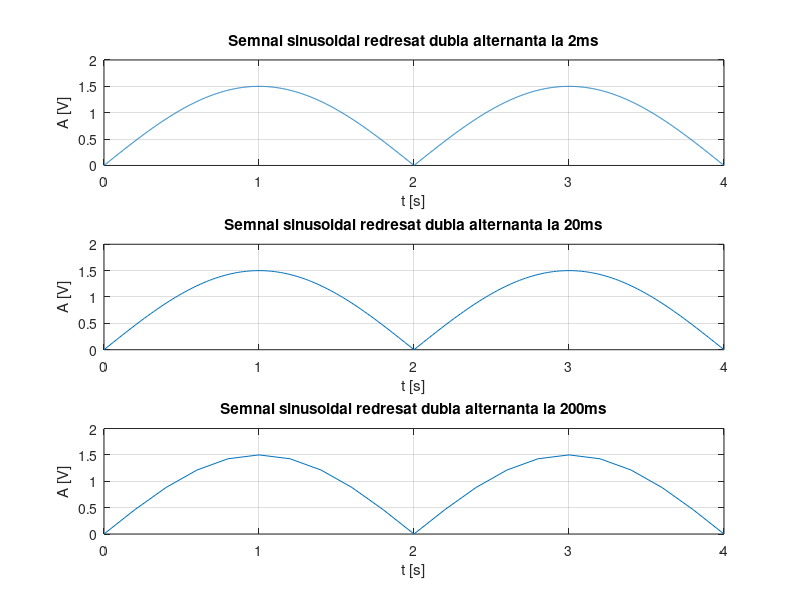

Write the MATLAB code that produced this figure.
t=0:0.002:4;%rezolutia temporara
f=0.25;%frecventa
w=2*pi*f;
s=1.5*abs(sin(w*t));%Intrucat sin(t) are implicit perioada 1 si A=1, argumentul trebuie inmultit cu 1/4 pentru a corespunde T=4s, iar functia insasi cu 1.5 pentru a satisface A=1.5
subplot(3,1,1)%imparte figura in mai multe grafice
plot(t,s)%reprezinta grafic elementele
grid on;
xlabel('t [s]')
ylabel('A [V]')
title('Semnal sinusoidal redresat dubla alternanta la 2ms');

t=0:0.02:4;%rezolutia temporara
s=1.5*abs(sin(w*t));%Intrucat sin(t) are implicit perioada 1 si A=1, argumentul trebuie inmultit cu 1/4 pentru a corespunde T=4s, iar functia insasi cu 1.5 pentru a satisface A=1.5
subplot(3,1,2)%imparte figura in mai multe grafice
plot(t,s)%reprezinta grafic elementele
grid on;
xlabel('t [s]')
ylabel('A [V]')
title('Semnal sinusoidal redresat dubla alternanta la 20ms');

t=0:0.2:4;%rezolutia temporara
s=1.5*abs(sin(w*t));%Intrucat sin(t) are implicit perioada 1 si A=1, argumentul trebuie inmultit cu 1/4 pentru a corespunde T=4s, iar functia insasi cu 1.5 pentru a satisface A=1.5
subplot(3,1,3)%imparte figura in mai multe grafice
plot(t,s)%reprezinta grafic elementele
grid on;
xlabel('t [s]')
ylabel('A [V]')
title('Semnal sinusoidal redresat dubla alternanta la 200ms');
